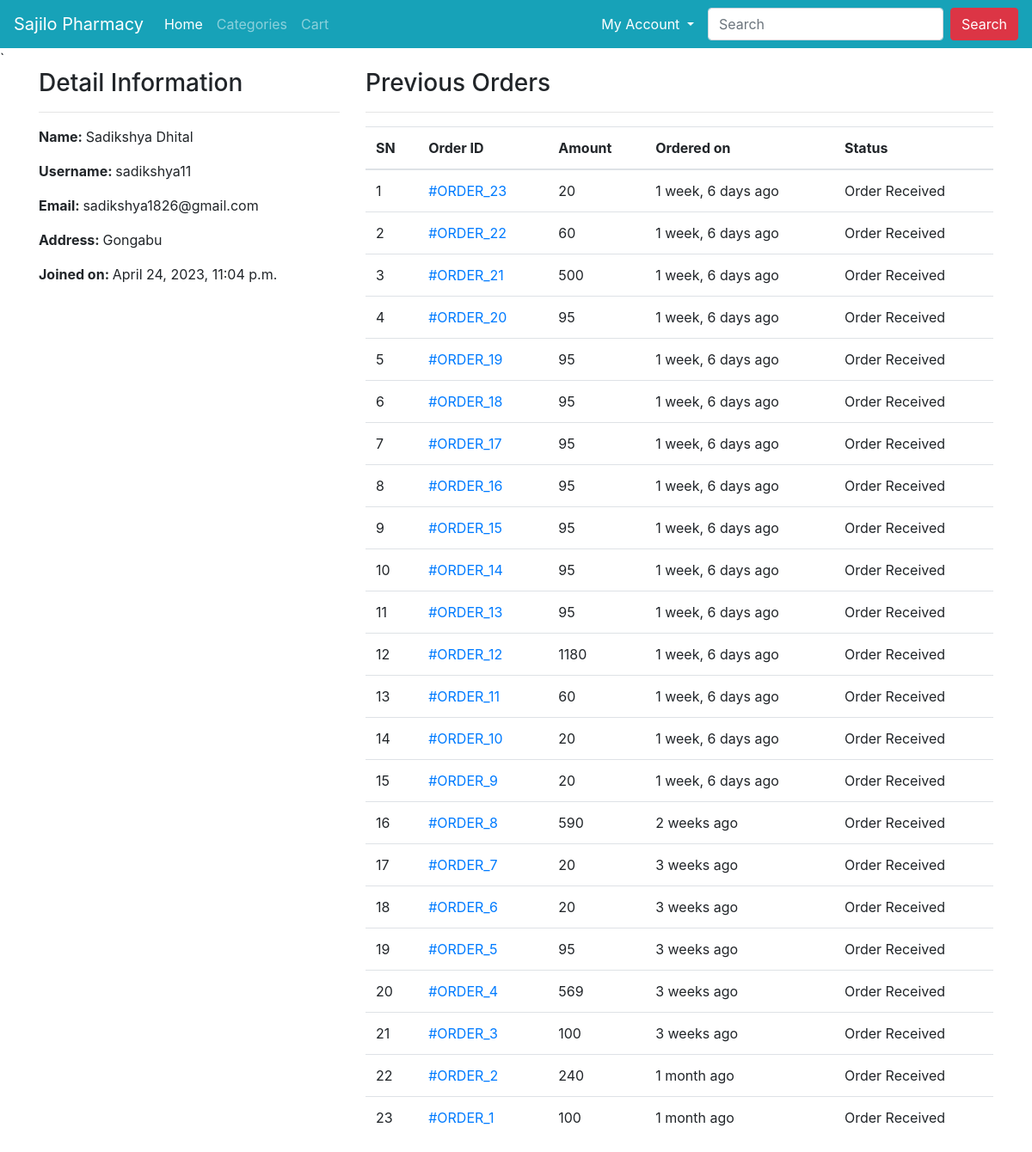
/profile/ (signed in), run on the app's committed database.
### Client/models.py (models this page shows, shortened)
class Customer(models.Model):
    user = models.OneToOneField(User, on_delete=models.CASCADE)
    full_name = models.CharField(max_length=200)
    address = models.CharField(max_length=200, null=True, blank=True)
    joined_on = models.DateTimeField(auto_now_add=True)

class Order(models.Model):
    cart = models.OneToOneField(Cart, on_delete=models.CASCADE)
    ordered_by = models.CharField(max_length=200)
    shipping_address = models.CharField(max_length=200)
    mobile = models.CharField(max_length=10)
    email = models.EmailField(null=True, blank=True)
    subtotal = models.PositiveIntegerField()
    discount = models.PositiveIntegerField()
    total = models.PositiveIntegerField()
    order_status = models.CharField(max_length=50, choices=ORDER_STATUS)
    created_at = models.DateTimeField(auto_now_add=True)
    payment_method = models.CharField(
        max_length=20, choices=METHOD, default="Cash On Delivery")
    payment_completed = models.BooleanField(
        default=False, null=True, blank=True)

### Client/views.py (the view)
# urls.py: path("profile/", CustomerProfileView.as_view(), name="customerprofile"),
class CustomerProfileView(TemplateView):
    template_name = "customerprofile.html"
    def dispatch(self, request, *args, **kwargs):
        if request.user.is_authenticated and Customer.objects.filter(user=request.user).exists():
            pass
        else:
            return redirect("/login/?next=/profile/")
        return super().dispatch(request, *args, **kwargs)
    def get_context_data(self, **kwargs):
        context = super().get_context_data(**kwargs)
        customer = self.request.user.customer
        context['customer'] = customer
        orders = Order.objects.filter(cart__customer=customer).order_by("-id")
        context["orders"] = orders
        return context

### templates/customerprofile.html (shortened to what this page needs)
{% extends 'base.html' %}
{% block content %}
<div class="container">
    <div class="row">
        <div class="col-md-4">
            <h3>Detail Information</h3><hr>
            <p><span class="font-weight-bold">Name: </span> {{customer.full_name}}</p>
            <p><span class="font-weight-bold">Username: </span> {{customer.user.username}}</p>
            <p><span class="font-weight-bold">Email: </span> {{customer.user.email}}</p>
            <p><span class="font-weight-bold">Address: </span> {{customer.address}}</p>
            <p><span class="font-weight-bold">Joined on: </span> {{customer.joined_on}}</p>
        </div>
        <div class="col-md-8">
            <h3>Previous Orders</h3>
            <hr>
            <table class="table">
                <thead>
                    <tr>
                        <th>SN</th>
                        <th>Order ID</th>
                        <th>Amount</th>
                        <th>Ordered on</th>
                        <th>Status</th>
                    </tr>
                </thead>
                <tbody>
                    {% for ord in orders %}
                    <tr>
                        <td>{{forloop.counter}}</td>
                        <td><a href="{% url 'ecomapp:customerorderdetail' ord.pk %}"> #ORDER_{{ord.id}}</a></td>
                        <td>{{ord.total}}</td>
                        <td>{{ord.created_at|timesince}} ago</td>
                        <td>{{ord.order_status}}</td>
                    </tr>
                    {% endfor %}
                </tbody>
            </table>
        </div>
    </div>
</div>
{% endblock %}

### data on the page
Customer: full_name "Sadikshya Dhital", user.username "sadikshya11", user.email "sadikshya1826@gmail.com", address "Gongabu", joined_on "April 24, 2023, 11:04 p.m."
Order: id "23", total "20", created_at "1 week, 6 days", order_status "Order Received"
Order: id "22", total "60", created_at "1 week, 6 days", order_status "Order Received"
Order: id "21", total "500", created_at "1 week, 6 days", order_status "Order Received"
Order: id "20", total "95", created_at "1 week, 6 days", order_status "Order Received"
Order: id "19", total "95", created_at "1 week, 6 days", order_status "Order Received"
Order: id "18", total "95", created_at "1 week, 6 days", order_status "Order Received"
Order: id "17", total "95", created_at "1 week, 6 days", order_status "Order Received"
Order: id "16", total "95", created_at "1 week, 6 days", order_status "Order Received"
Order: id "15", total "95", created_at "1 week, 6 days", order_status "Order Received"
Order: id "14", total "95", created_at "1 week, 6 days", order_status "Order Received"
Order: id "13", total "95", created_at "1 week, 6 days", order_status "Order Received"
Order: id "12", total "1180", created_at "1 week, 6 days", order_status "Order Received"
Order: id "11", total "60", created_at "1 week, 6 days", order_status "Order Received"
Order: id "10", total "20", created_at "1 week, 6 days", order_status "Order Received"
Order: id "9", total "20", created_at "1 week, 6 days", order_status "Order Received"
Order: id "8", total "590", created_at "2 weeks", order_status "Order Received"
Order: id "7", total "20", created_at "3 weeks", order_status "Order Received"
Order: id "6", total "20", created_at "3 weeks", order_status "Order Received"
Order: id "5", total "95", created_at "3 weeks", order_status "Order Received"
Order: id "4", total "569", created_at "3 weeks", order_status "Order Received"
Order: id "3", total "100", created_at "3 weeks", order_status "Order Received"
Order: id "2", total "240", created_at "1 month", order_status "Order Received"
Order: id "1", total "100", created_at "1 month", order_status "Order Received"
